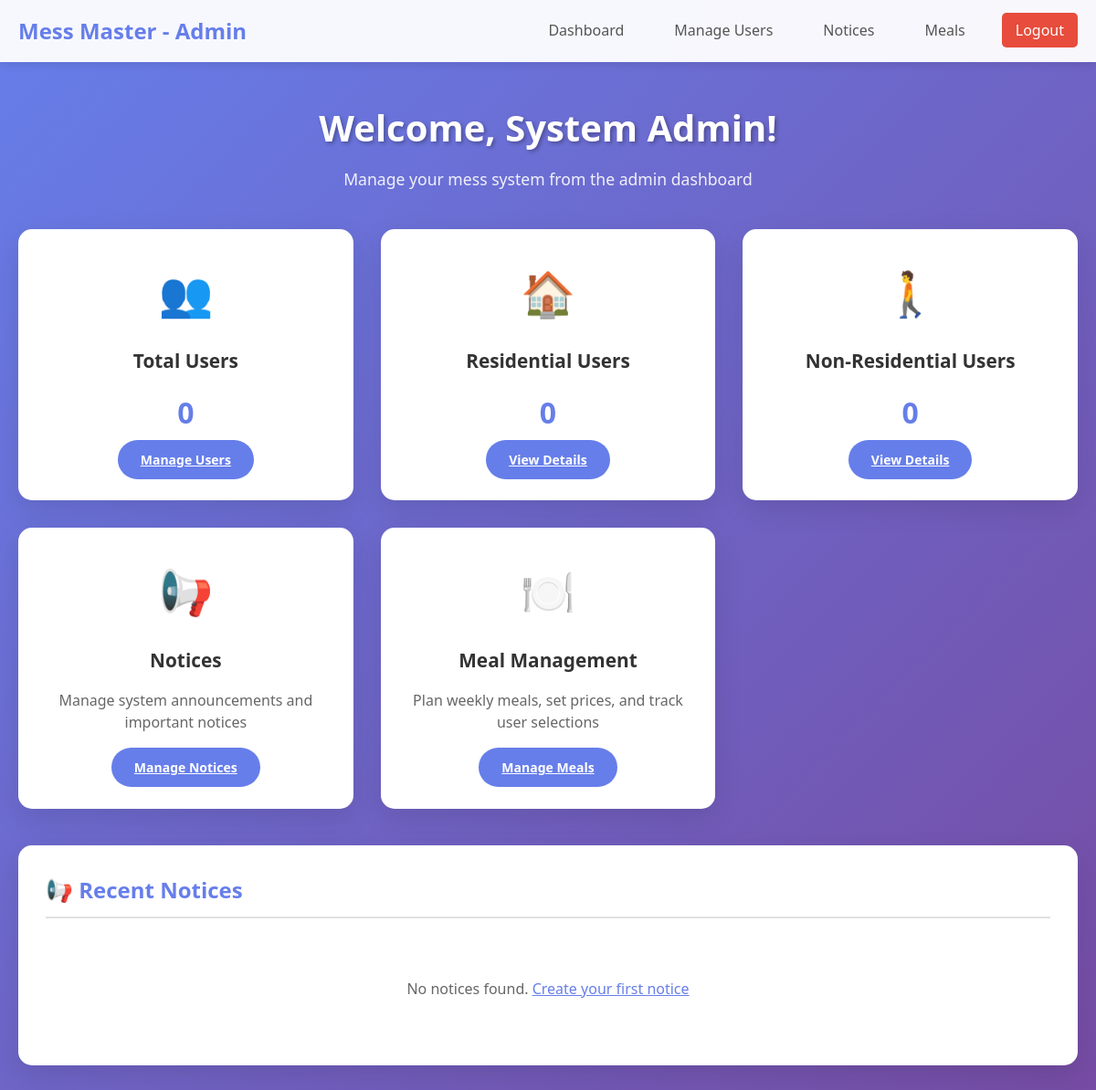
Page /admin_dashboard.php (signed in) on the earlier database version.
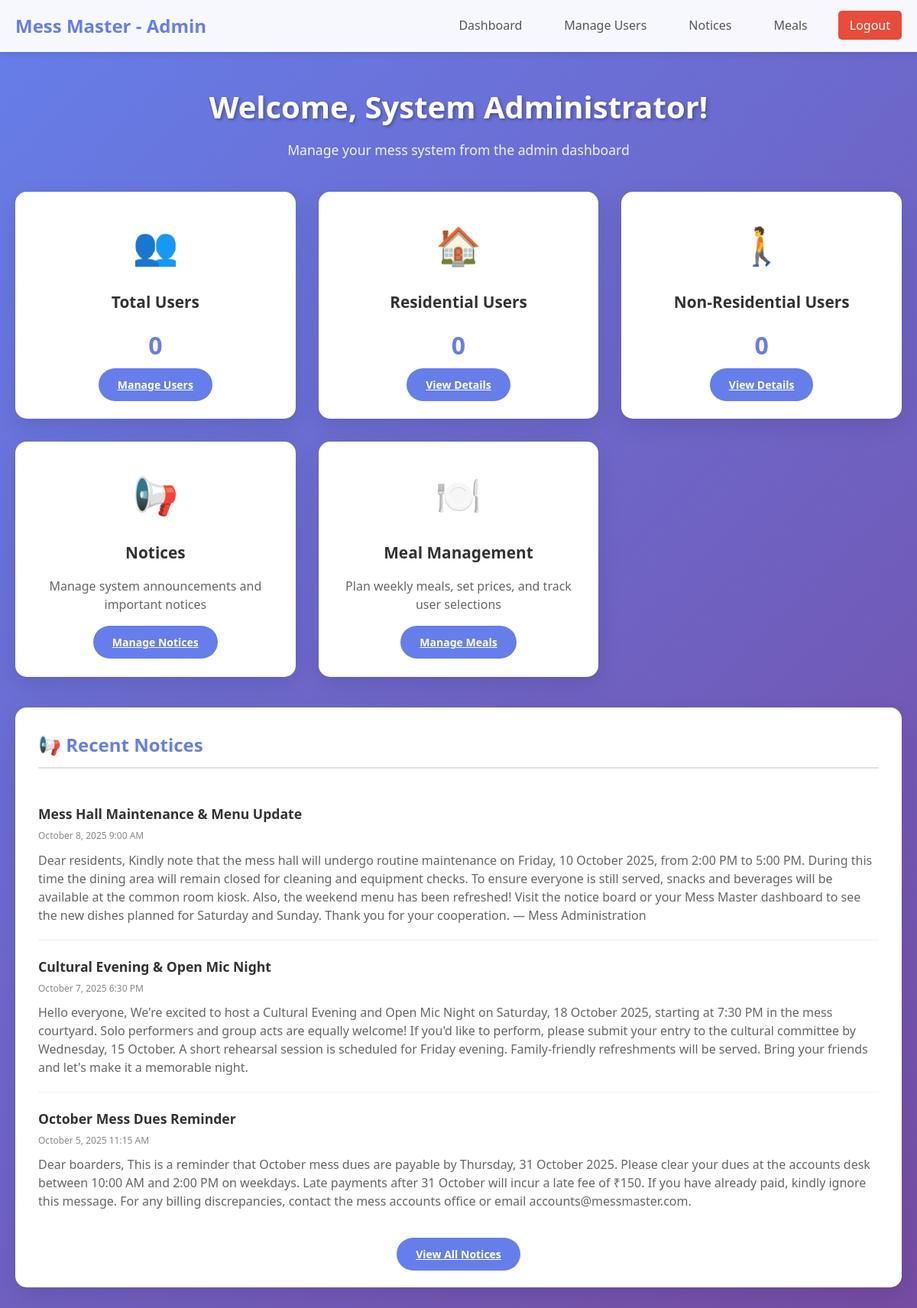
Same page on the later database version.
### tables this page shows
CREATE TABLE notices (
    id INT AUTO_INCREMENT PRIMARY KEY,
    title VARCHAR(200) NOT NULL,
    description TEXT,
    created_at TIMESTAMP DEFAULT CURRENT_TIMESTAMP
);

### admin_dashboard.php (the view, shortened to what this page needs)
<?php
include 'config.php';
$totalUsers = $conn->query("SELECT COUNT(*) AS c FROM users")->fetch_assoc()['c'];
$resUsers = $conn->query("SELECT COUNT(*) AS c FROM users WHERE type='Residential'")->fetch_assoc()['c'];
$nonResUsers = $conn->query("SELECT COUNT(*) AS c FROM users WHERE type='Non-Residential'")->fetch_assoc()['c'];
$notices = $conn->query("SELECT * FROM notices ORDER BY created_at DESC LIMIT 5");
$adminName = $_SESSION['name'] ?? $_SESSION['username'];
?>
<!DOCTYPE html>
<html lang="en">
<head>
    <link rel="stylesheet" href="style.css">
</head>
<body>
    <nav class="navbar">
        <div class="nav-container">
            <h2 class="nav-title">Mess Master - Admin</h2>
            <ul class="nav-links">
                <li><a href="admin_dashboard.php">Dashboard</a></li>
                <li><a href="admin_manage_users.php">Manage Users</a></li>
                <li><a href="admin_notices.php">Notices</a></li>
                <li><a href="admin_meals.php">Meals</a></li>
                <li><a href="logout.php" class="logout-link">Logout</a></li>
            </ul>
        </div>
    </nav>
    <div class="dashboard-container">
        <div class="welcome-section">
            <h1>Welcome, <?php echo htmlspecialchars($adminName); ?>!</h1>
            <p>Manage your mess system from the admin dashboard</p>
        </div>
        <div class="dashboard-grid">
            <div class="dashboard-card">
                <div class="card-icon">👥</div>
                <h3>Total Users</h3>
                <p style="font-size: 2rem; font-weight: bold; color: #667eea; margin: 15px 0;"><?= $totalUsers ?></p>
                <a href="admin_manage_users.php" class="view-details-btn">Manage Users</a>
            </div>
            <div class="dashboard-card">
                <div class="card-icon">🏠</div>
                <h3>Residential Users</h3>
                <p style="font-size: 2rem; font-weight: bold; color: #667eea; margin: 15px 0;"><?= $resUsers ?></p>
                <a href="admin_manage_users.php" class="view-details-btn">View Details</a>
            </div>
            <div class="dashboard-card">
                <div class="card-icon">🚶</div>
                <h3>Non-Residential Users</h3>
                <p style="font-size: 2rem; font-weight: bold; color: #667eea; margin: 15px 0;"><?= $nonResUsers ?></p>
                <a href="admin_manage_users.php" class="view-details-btn">View Details</a>
            </div>
            <div class="dashboard-card">
                <div class="card-icon">📢</div>
                <h3>Notices</h3>
                <p>Manage system announcements and important notices</p>
                <a href="admin_notices.php" class="view-details-btn">Manage Notices</a>
            </div>
            <div class="dashboard-card">
                <div class="card-icon">🍽️</div>
                <h3>Meal Management</h3>
                <p>Plan weekly meals, set prices, and track user selections</p>
                <a href="admin_meals.php" class="view-details-btn">Manage Meals</a>
            </div>
        </div>
        <?php if ($notices->num_rows > 0): ?>
        <div class="details-section">
            <h2>📢 Recent Notices</h2>
            <div class="details-content">
                <?php while($n = $notices->fetch_assoc()): ?>
                <div class="notice-item">
                    <div class="notice-title"><?= htmlspecialchars($n['title']) ?></div>
                    <div class="notice-date"><?= date('F j, Y g:i A', strtotime($n['created_at'])) ?></div>
                    <div class="notice-content"><?= htmlspecialchars($n['description']) ?></div>
                </div>
                <?php endwhile; ?>
            </div>
            <div style="text-align: center;">
                <a href="admin_notices.php" class="view-details-btn">View All Notices</a>
            </div>
        </div>
        <?php else: ?>
        <div class="details-section">
            <h2>📢 Recent Notices</h2>
            <div style="text-align: center; padding: 40px; color: #666;">
                <p>No notices found. <a href="admin_notices.php" style="color: #667eea;">Create your first notice</a></p>
            </div>
        </div>
        <?php endif; ?>
    </div>
</body>
</html>

### style.css (style rules this page uses)
* { margin: 0; padding: 0; box-sizing: border-box; }
body { font-family: 'Segoe UI', Tahoma, Geneva, Verdana, sans-serif; line-height: 1.6; color: #333; background: linear-gradient(135deg, #667eea 0%, #764ba2 100%); min-height: 100vh; }
.navbar { background: rgba(255, 255, 255, 0.95); backdrop-filter: blur(10px); padding: 15px 0; box-shadow: 0 2px 10px rgba(0, 0, 0, 0.1); position: sticky; top: 0; z-index: 100; }
.nav-container { max-width: 1200px; margin: 0 auto; padding: 0 20px; display: flex; justify-content: space-between; align-items: center; }
.nav-title { color: #667eea; font-size: 1.5rem; font-weight: 700; }
.nav-links { display: flex; list-style: none; gap: 25px; }
.nav-links a { text-decoration: none; color: #555; font-weight: 500; padding: 8px 15px; border-radius: 5px; transition: all 0.3s ease; }
.logout-link { background: #e74c3c !important; color: white !important; }
.dashboard-container { max-width: 1200px; margin: 0 auto; padding: 40px 20px; }
.welcome-section { text-align: center; margin-bottom: 40px; color: white; }
.welcome-section h1 { font-size: 2.5rem; margin-bottom: 10px; text-shadow: 2px 2px 4px rgba(0, 0, 0, 0.3); }
.welcome-section p { font-size: 1.1rem; opacity: 0.9; }
.dashboard-grid { display: grid; grid-template-columns: repeat(auto-fit, minmax(300px, 1fr)); gap: 30px; margin-bottom: 40px; }
.dashboard-card { background: white; padding: 30px; border-radius: 15px; box-shadow: 0 10px 30px rgba(0, 0, 0, 0.1); text-align: center; transition: transform 0.3s ease, box-shadow 0.3s ease; border: 2px solid transparent; }
.card-icon { font-size: 3rem; margin-bottom: 20px; display: block; }
.dashboard-card h3 { color: #333; margin-bottom: 15px; font-size: 1.3rem; }
.dashboard-card p { color: #666; margin-bottom: 25px; line-height: 1.5; }
.view-details-btn { background: #667eea; color: white; border: none; padding: 12px 25px; border-radius: 25px; font-weight: 600; cursor: pointer; transition: all 0.3s ease; font-size: 14px; }
.details-section { background: white; padding: 30px; border-radius: 15px; box-shadow: 0 10px 30px rgba(0, 0, 0, 0.1); margin: 30px 0; animation: fadeInUp 0.5s ease-out; }
.details-section h2 { color: #667eea; margin-bottom: 25px; font-size: 1.5rem; border-bottom: 2px solid #e1e1e1; padding-bottom: 10px; }
.details-content { margin-bottom: 25px; }
.notice-item { padding: 20px 0; border-bottom: 1px solid #f0f0f0; }
.notice-item:last-child { border-bottom: none; }
.notice-title { font-weight: 600; color: #333; margin-bottom: 5px; font-size: 1.1rem; }
.notice-date { font-size: 12px; color: #888; margin-bottom: 10px; }
.notice-content { color: #666; line-height: 1.5; }

Differences in the rows shown:
added notices: title "Mess Hall Maintenance & Menu Update", created_at "October 8, 2025 9:00 AM", description "Dear residents, Kindly note that the mess hall will undergo routine maintenance on Friday, 10 October 2025, from 2:00 PM to 5:00 PM. During this time the dining area will remain closed for cleaning and equipment checks. To ensure everyone is still served, snacks and beverages will be available at the common room kiosk. Also, the weekend menu has been refreshed! Visit the notice board or your Mess Master dashboard to see the new dishes planned for Saturday and Sunday. Thank you for your cooperation. — Mess Administration"
added notices: title "Cultural Evening & Open Mic Night", created_at "October 7, 2025 6:30 PM", description "Hello everyone, We're excited to host a Cultural Evening and Open Mic Night on Saturday, 18 October 2025, starting at 7:30 PM in the mess courtyard. Solo performers and group acts are equally welcome! If you'd like to perform, please submit your entry to the cultural committee by Wednesday, 15 October. A short rehearsal session is scheduled for Friday evening. Family-friendly refreshments will be served. Bring your friends and let's make it a memorable night."
added notices: title "October Mess Dues Reminder", created_at "October 5, 2025 11:15 AM", description "Dear boarders, This is a reminder that October mess dues are payable by Thursday, 31 October 2025. Please clear your dues at the accounts desk between 10:00 AM and 2:00 PM on weekdays. Late payments after 31 October will incur a late fee of ₹150. If you have already paid, kindly ignore this message. For any billing discrepancies, contact the mess accounts office or email accounts@messmaster.com."
Other differences:
$adminName: "System Admin" → "System Administrator"
text no longer shown: "No notices found. Create your first notice"
text now shown: "View All Notices"
